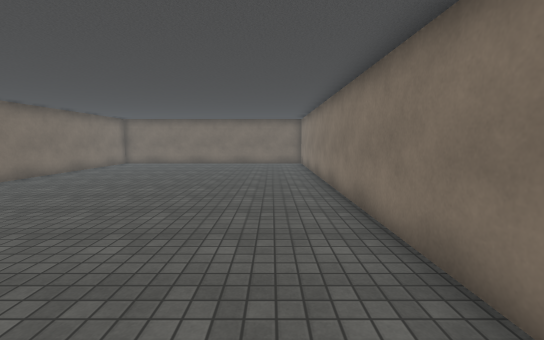
view 1 (above)

12 first-person views from a walk through a 3-D level made in the Unity game engine. The camera is 1.5 m above the floor, tilts 6° down and sees 90° across. The floor is counted in squares, 1 m on a side. Each view is taken from the middle of a square. On the plan, view 1 faces up. The plan holds only what a view shows up to about 14 squares ahead; the rest is blank. The place goes on beyond the plan. The player character is not drawn. Some animated figures are left out. Door leaves are left out, so doorways stand open. Some surface patterns are stand-ins.

view 2
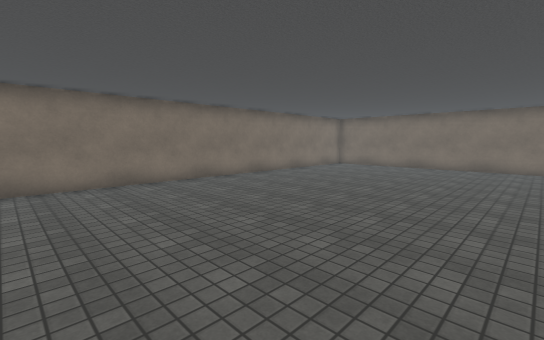

view 3
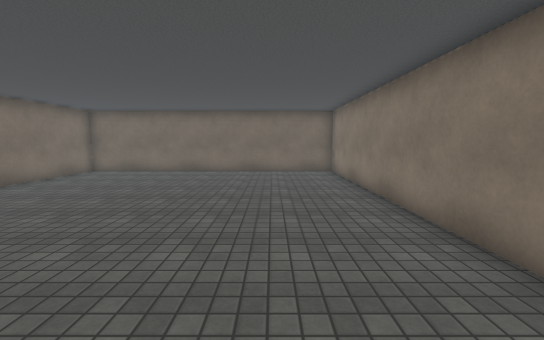

view 4
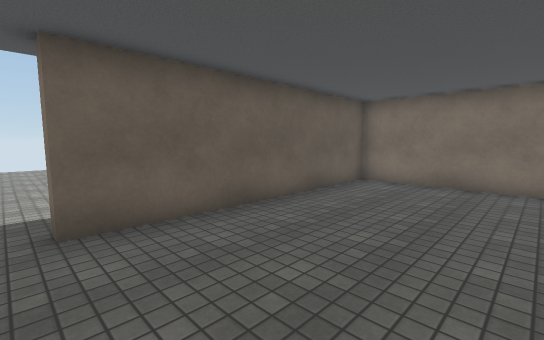

view 5
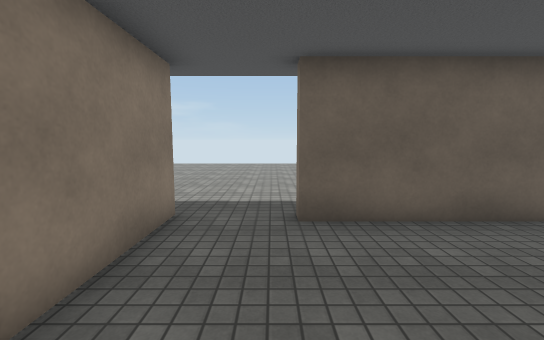

view 6
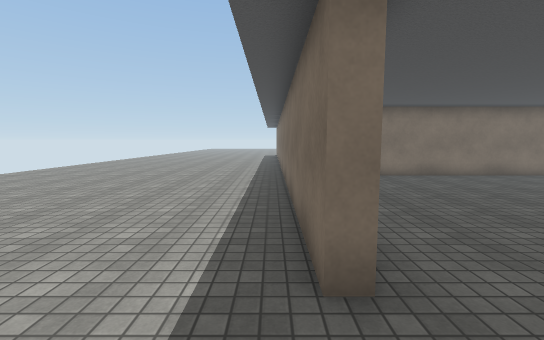

view 7
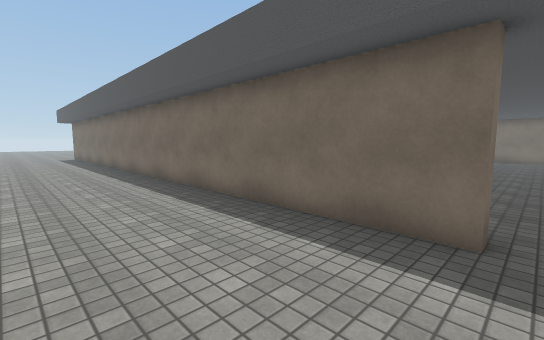

view 8
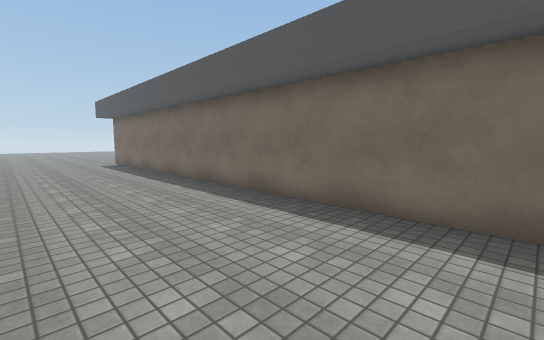

view 9
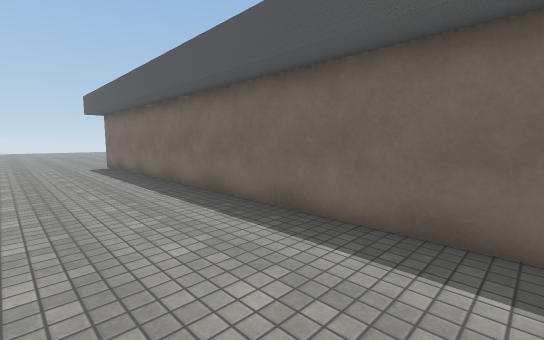

view 10
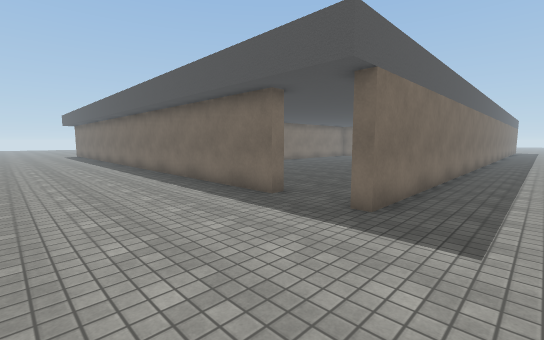

view 11
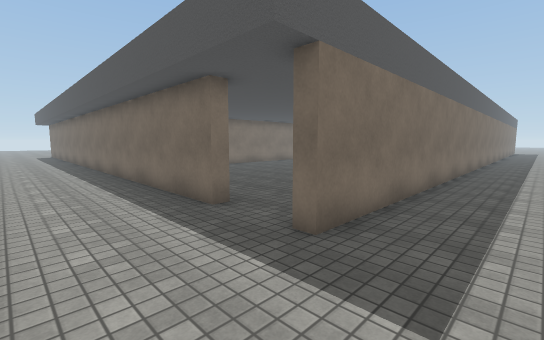

view 12
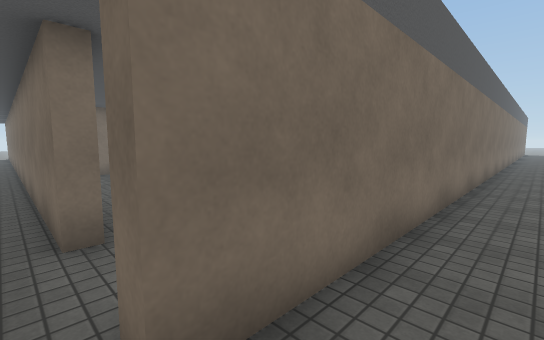

### Floor plan
Points are (right, up) in squares from view 1. A wall is a line through its corners. A room is listed if a view was taken in it or the views show most of it. See-through windows are left out.
Room 1 (views 1, 2, 3, 4, 5)
walls: (-8.4, 18.5) (-9.5, 18.5); (-10, 18.5) (-10, -1) (-0.5, -1) (-0.5, -1.5); (2, -1.5) (2, 18.5) (-5.5, 18.5)
ways out: opening at (0.5, -1) to room 2; opening at (-7, 18) to room 3
Room 2 (views 6, 7, 8, 9, 10, 11)
walls: (-14.4, -1.5) (-18.5, -1.5); (-21.4, -1.5) (-25.4, -1.5); (-0.5, -1.5) (-10.5, -1.5); (2.5, -1.5) (2, -1.5)
ways out: opening at (0.5, -1) to room 1; opening at (4, -1.7) to room 3
Room 3 (view 12)
walls: (2.5, 16.4) (2.5, -1.5)
ways out: opening at (-7, 18) to room 1; opening at (4, -1.7) to room 2

Where each view was taken, in squares from view 1:
view 1: 0 up, 0 right, facing up
view 2: 2 up, 0 right, facing up-left
view 3: 5 up, 1 left, facing up
view 4: 4 up, 0 right, facing down-left
view 5: 4 up, 0 right, facing down
view 6: 2 down, 2 right, facing left
view 7: 6 down, 0 right, facing up-left
view 8: 7 down, 8 left, facing up-left
view 9: 6 down, 10 left, facing up-left
view 10: 7 down, 5 right, facing up-left
view 11: 5 down, 5 right, facing up-left
view 12: 2 down, 4 right, facing up-left
